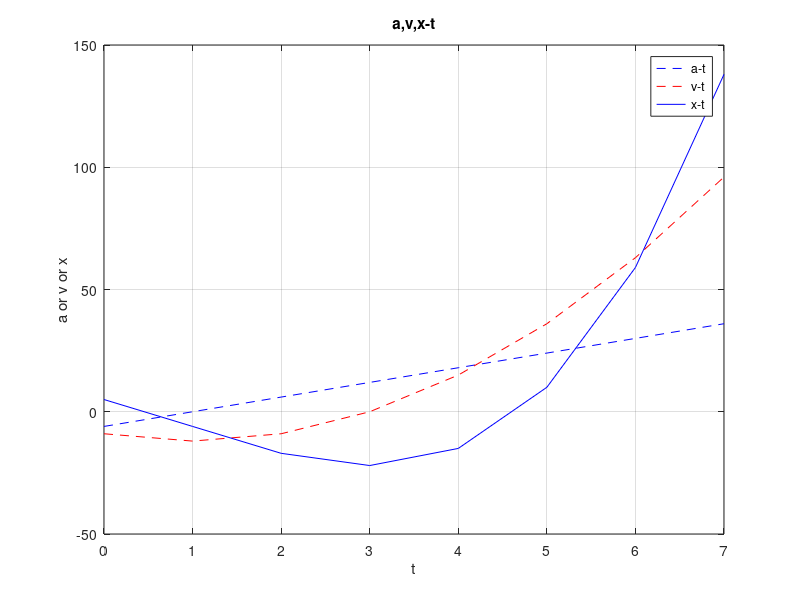

The MATLAB source for this figure:
t=0:1:7;
a=6.*t-6;
v=3.*t.^2-6.*t-9;
x=t.^3-3.*t.^2-9.*t+5;
plot(t,a,'b--');
hold on;
plot(t,v,'r--');
plot(t,x,'b-');
hold off;
grid on;
legend('a-t','v-t','x-t');
title('a,v,x-t');
xlabel('t');
ylabel('a or v or x');

